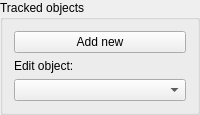
        <widget class="QGroupBox" name="groupBox">
         <property name="sizePolicy">
          <sizepolicy hsizetype="Preferred" vsizetype="Preferred">
           <horstretch>0</horstretch>
           <verstretch>0</verstretch>
          </sizepolicy>
         </property>
         <property name="title">
          <string>Tracked objects</string>
         </property>
         <layout class="QVBoxLayout" name="verticalLayout_4">
          <item>
           <widget class="QPushButton" name="newObjectButton">
            <property name="sizePolicy">
             <sizepolicy hsizetype="Preferred" vsizetype="Fixed">
              <horstretch>0</horstretch>
              <verstretch>0</verstretch>
             </sizepolicy>
            </property>
            <property name="text">
             <string>Add new</string>
            </property>
           </widget>
          </item>
          <item>
           <widget class="QLabel" name="objectLabel">
            <property name="sizePolicy">
             <sizepolicy hsizetype="Preferred" vsizetype="Preferred">
              <horstretch>0</horstretch>
              <verstretch>0</verstretch>
             </sizepolicy>
            </property>
            <property name="text">
             <string>Edit object:</string>
            </property>
           </widget>
          </item>
          <item>
           <widget class="QComboBox" name="objectsBox">
            <property name="sizePolicy">
             <sizepolicy hsizetype="Preferred" vsizetype="Fixed">
              <horstretch>0</horstretch>
              <verstretch>0</verstretch>
             </sizepolicy>
            </property>
           </widget>
          </item>
         </layout>
        </widget>
